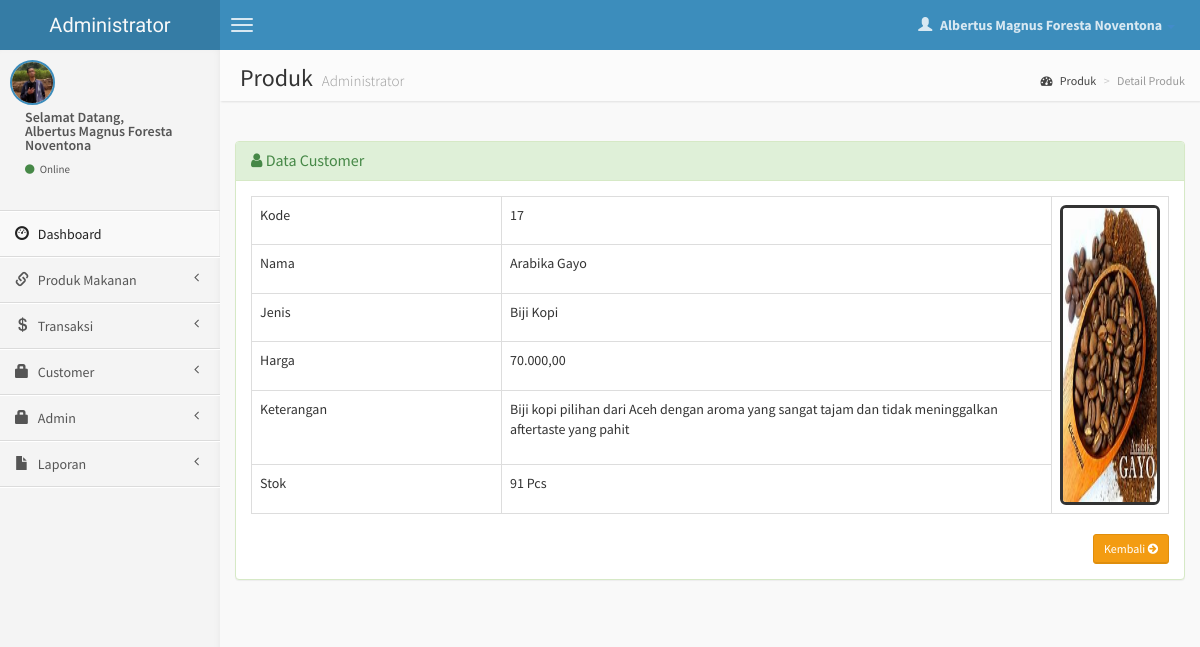
Page /admin/detail-produk.php?hal=edit&kd=17 (signed in) on the committed database.
### tables this page shows
CREATE TABLE `produk` (
  `kode` int(10) NOT NULL,
  `nama` varchar(30) NOT NULL,
  `jenis` varchar(10) NOT NULL,
  `harga` int(10) NOT NULL,
  `keterangan` varchar(500) NOT NULL,
  `stok` int(3) NOT NULL,
  `gambar` varchar(100) NOT NULL
);

### admin/detail-produk.php (the view, shortened to what this page needs)
<?php
if (empty($_SESSION['username'])) {
  header('location:../index.php');
} else {
?>
  <!DOCTYPE html>
  <html>
  <head>
    <link href="../dist/css/bootstrap.css" rel="stylesheet" type="text/css" />
    <link href="//cdnjs.cloudflare.com/ajax/libs/font-awesome/4.1.0/css/font-awesome.min.css" rel="stylesheet" type="text/css" />
    <link href="//code.ionicframework.com/ionicons/1.5.2/css/ionicons.min.css" rel="stylesheet" type="text/css" />
    <link href="../css/morris/morris.css" rel="stylesheet" type="text/css" />
    <link href="../css/jvectormap/jquery-jvectormap-1.2.2.css" rel="stylesheet" type="text/css" />
    <link href="../css/datepicker/datepicker3.css" rel="stylesheet" type="text/css" />
    <link href="../css/daterangepicker/daterangepicker-bs3.css" rel="stylesheet" type="text/css" />
    <link href="../css/bootstrap-wysihtml5/bootstrap3-wysihtml5.min.css" rel="stylesheet" type="text/css" />
    <link href="../css/AdminLTE.css" rel="stylesheet" type="text/css" />
    <link rel="stylesheet" href="datatables/dataTables.bootstrap.css" />
  </head>
  <body class="skin-blue">
    <header class="header">
      <a href="index.php" class="logo">
        Administrator
      </a>
      <nav class="navbar navbar-static-top" role="navigation">
        <a href="#" class="navbar-btn sidebar-toggle" data-toggle="offcanvas" role="button">
          <span class="icon-bar"></span>
          <span class="icon-bar"></span>
          <span class="icon-bar"></span>
        </a>
        <div class="navbar-right">
          <ul class="nav navbar-nav">
            <li class="dropdown user user-menu">
              <a href="#" class="dropdown-toggle" data-toggle="dropdown">
                <i class="glyphicon glyphicon-user"></i>
                <span><?php echo $_SESSION['fullname']; ?> <i class="caret"></i></span>
              </a>
              <?php } ?>
            </li>
          </ul>
        </div>
      </nav>
    </header>
    <div class="wrapper row-offcanvas row-offcanvas-left">
      <aside class="left-side sidebar-offcanvas">
        <section class="sidebar">
          <div class="user-panel">
            <div class="pull-left image">
              <img src="<?php echo $_SESSION['gambar']; ?>" class="img-circle" alt="User Image" style="border: 2px solid #3C8DBC;" />
            </div>
            <div class="pull-left info">
              <p>Selamat Datang,<br /><?php echo $_SESSION['fullname']; ?></p>
              <a href="#"><i class="fa fa-circle text-success"></i> Online</a>
            </div>
          </div>
          <?php include "menu.php"; ?>
        </section>
      </aside>
      <aside class="right-side">
        <section class="content-header">
          <h1>
            Produk
            <small>Administrator</small>
          </h1>
          <ol class="breadcrumb">
            <li><a href="#"><i class="fa fa-dashboard"></i> Produk</a></li>
            <li class="active">Detail Produk</li>
          </ol>
        </section>
        <section class="content">
          <br />
          <div class="row">
            <div class="col-lg-12">
              <div class="panel panel-success">
                <div class="panel-heading">
                  <h3 class="panel-title"><i class="fa fa-user"></i> Data Customer </h3>
                </div>
                <?php
                $query = mysqli_query($koneksi, "SELECT * FROM produk WHERE kode='$_GET[kd]'");
                $data  = mysqli_fetch_array($query);
                ?>
                <div class="panel-body">
                  <table id="example" class="table table-hover table-bordered">
                    <tr>
                      <td>Kode</td>
                      <td><?php echo $data['kode']; ?></td>
                      <td rowspan="9">
                        <div class="pull-right image">
                          <img src="<?php echo $data['gambar']; ?>" class="img-rounded" height="300" width="250" alt="User Image" style="border: 3px solid #333333;" />
                        </div>
                      </td>
                    </tr>
                    <tr>
                      <td width="250">Nama</td>
                      <td width="550"><?php echo $data['nama']; ?></td>
                    </tr>
                    <tr>
                      <td>Jenis</td>
                      <td><?php echo $data['jenis']; ?></td>
                    </tr>
                    <tr>
                      <td>Harga</td>
                      <td><?php echo number_format($data['harga'], 2, ",", "."); ?></td>
                    </tr>
                    <tr>
                      <td>Keterangan</td>
                      <td><?php echo $data['keterangan']; ?></td>
                    </tr>
                    <tr>
                      <td>Stok</td>
                      <td><?php echo $data['stok']; ?> Pcs</td>
                    </tr>
                  </table>
                  <div class="text-right">
                    <a href="produk.php" class="btn btn-sm btn-warning"> Kembali <i class="fa fa-arrow-circle-right"></i></a>
                  </div>
                </div>
              </div>
            </div>
          </div>
        </section>
      </aside>
    </div>
  </body>
  </html>

### rows in the picture
produk: kode "17", gambar (picture), nama "Arabika Gayo", jenis "Biji Kopi", harga "70.000,00", keterangan "Biji kopi pilihan dari Aceh dengan aroma yang sangat tajam dan tidak meninggalkan aftertaste yang pahit", stok "91"

### other values in the picture
$_SESSION['fullname'] "Albertus Magnus Foresta Noventona"
